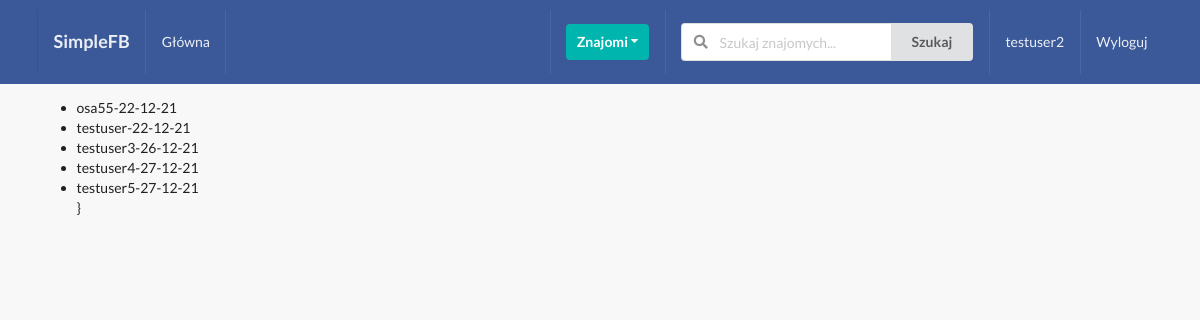
Before: /profiles/availableinv/ (signed in) with the older database file.
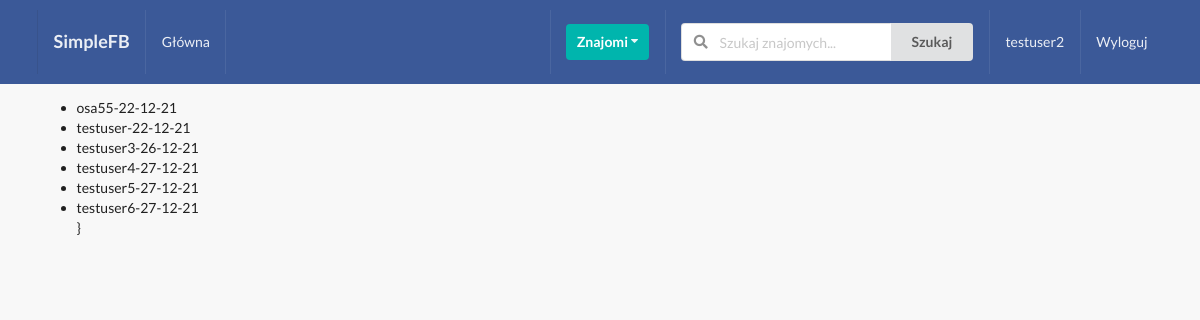
After: the same page with the newer database file.
### profiles/models.py (models this page shows, shortened)
class Profile(models.Model):
    first_name = models.CharField(max_length=200, blank=True)
    last_name = models.CharField(max_length=200, blank=True)
    user = models.OneToOneField(User, on_delete=models.CASCADE)
    bio = models.TextField(default="Brak opisu", max_length=350)
    email = models.EmailField(max_length=200, blank=True)
    avatar = models.ImageField(default='avatar.png', upload_to='avatars/')
    friends = models.ManyToManyField(User, blank=True, related_name='friends')
    slug = models.SlugField(unique=True, blank=True)
    updated = models.DateTimeField(auto_now=True)
    created = models.DateTimeField(auto_now_add=True)
    objects = ProfileManager()
    def __str__(self):
        return f"{self.user.username}-{self.created.strftime('%d-%m-%y')}"
    __initial_first_name = None
    __initial_last_name = None
    def __init__(self, *args, **kwargs):
        super().__init__(*args, **kwargs)
        self.__initial_first_name = self.first_name
        self.__initial_last_name = self.last_name

### profiles/views.py (the view)
# urls.py: path('availableinv/', available_invites_view, name='available_invites_view'),
def available_invites_view(request):
    user = request.user
    query_set = Profile.objects.get_profiles_available_to_invite(user)
    context = {
        'qs': query_set
    }
    return render(request, 'profiles/available_to_add.html', context)

### profiles/models.py (called while the page is built)
    def get_profiles_available_to_invite(self, sender):
        profiles = Profile.objects.all().exclude(user=sender)
        profile = Profile.objects.get(user=sender)
        query_set = Relationship.objects.filter(Q(sender=profile) | Q(receiver=profile))
        accepted = set([])
        for relationship in query_set:
            if relationship.status == 'accepted':
                accepted.add(relationship.receiver)
                accepted.add(relationship.sender)
        available = [profile for profile in profiles if profile not in accepted]
        return available

### profiles/templates/profiles/available_to_add.html (shortened to what this page needs)
{% extends 'base.html' %}
{% block content %}
    <ul>
        {% for item in qs %}
            <li>{{item}}</li>
        {% endfor %}}
    </ul>
{% endblock content %}

### templates/base.html (shortened to what this page needs)
{% load static %}
<!DOCTYPE HTML>
<html lang="en">
<head>
    <link rel="stylesheet" type="text/css" href={% static 'style.css' %}
    <link rel="stylesheet" type='text/css'
          href="https://cdnjs.cloudflare.com/ajax/libs/semantic-ui/2.2.14/semantic.min.css">
</head>
<body>
{% include 'main/bar.html' %}
<div class="ui container">
    {% block content %}
    {% endblock content %}
</div>
</body>
</html>

### templates/main/bar.html (shortened to what this page needs)
<div class="ui inverted menu nav mb-10">
    <div class="ui container">
        <a href="" class="item">
            <h3>SimpleFB</h3>
        </a>
        {% if request.user.is_authenticated %}
        <a href="" class="item">
            Główna
        </a>
        {% endif %}
        <div class="right menu">
            {% if request.user.is_authenticated %}
            <div class="item">
                <div class="ui floating dropdown icon button teal"> Znajomi
                    <i class="dropdown icon"></i>
                </div>
            </div>
            <div class="item">
                <form action="" method="GET">
                    <div class="ui action left icon input">
                        <input class="prompt" type="text" name='q' placeholder="Szukaj znajomych...">
                        <button type='submit' class="ui button">Szukaj</button>
                    </div>
                </form>
            </div>
            <a href="" class="item">
                {{ request.user }}
            </a>
            <a href="" class="ui item">
                Wyloguj
            </a>
            {% else %}
            <a href="" class="ui item">
                Zaloguj
            </a>
            {% endif %}
        </div>
    </div>
</div>

### static_project/style.css (style rules this page uses)
body { background: #F8F8F8 !important; }
.nav { border-radius: 0px !important; padding: 10px 0 10px 0 !important; background-color: #3b5998 !important; }
.mb-10 { margin-bottom: 10px !important; }

Changed rows visible on the page:
added Profile: user+created "testuser6-27-12-21"
